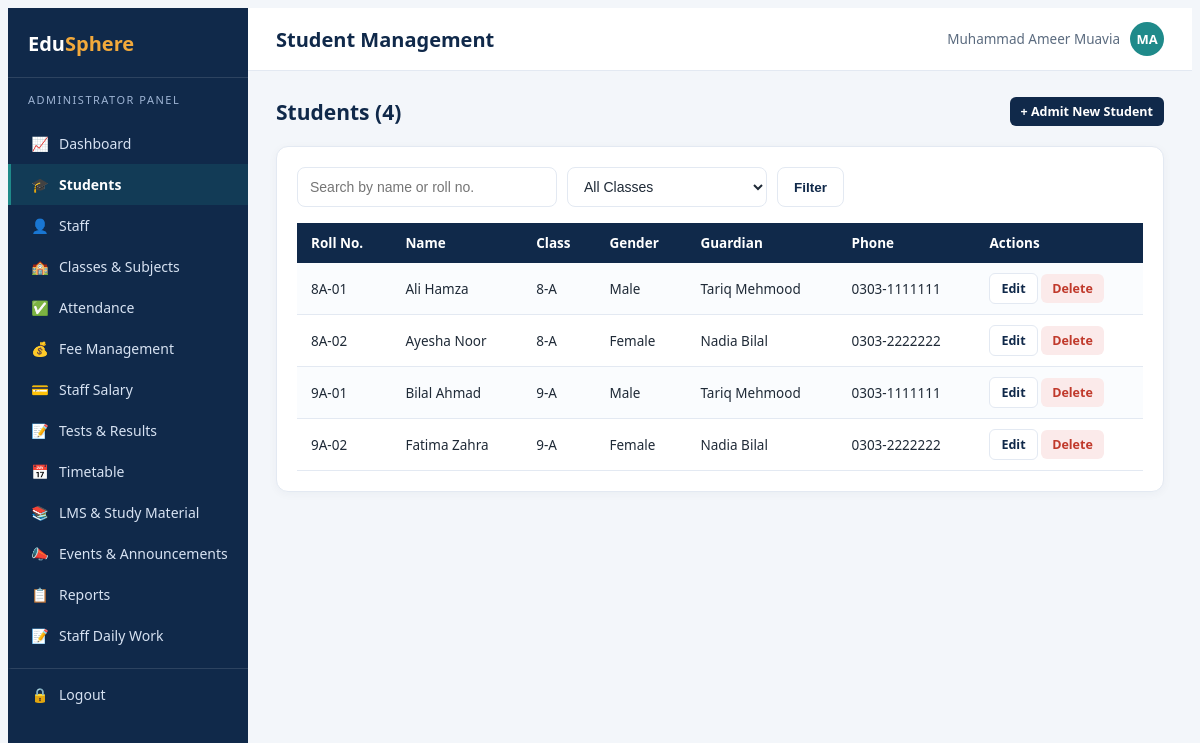
The app's page /admin/students.php (signed in) with its own data.
### tables this page shows
CREATE TABLE students (
    id INT PRIMARY KEY AUTO_INCREMENT,
    user_id INT NOT NULL,
    class_id INT NOT NULL,
    roll_no VARCHAR(20) NOT NULL,
    dob DATE,
    gender ENUM('Male','Female','Other'),
    guardian_name VARCHAR(100),
    guardian_phone VARCHAR(20),
    parent_user_id INT DEFAULT NULL,
    address VARCHAR(255),
    admission_date DATE DEFAULT (CURRENT_DATE),
    FOREIGN KEY (user_id) REFERENCES users(id) ON DELETE CASCADE,
    FOREIGN KEY (class_id) REFERENCES classes(id),
    FOREIGN KEY (parent_user_id) REFERENCES users(id) ON DELETE SET NULL
);

CREATE TABLE users (
    id INT PRIMARY KEY AUTO_INCREMENT,
    name VARCHAR(100) NOT NULL,
    email VARCHAR(100) NOT NULL UNIQUE,
    password VARCHAR(255) NOT NULL,
    role_id INT NOT NULL,
    phone VARCHAR(20),
    photo VARCHAR(255) DEFAULT NULL,
    status ENUM('active','inactive') DEFAULT 'active',
    created_at TIMESTAMP DEFAULT CURRENT_TIMESTAMP,
    FOREIGN KEY (role_id) REFERENCES roles(id)
);

CREATE TABLE classes (
    id INT PRIMARY KEY AUTO_INCREMENT,
    name VARCHAR(30) NOT NULL,
    section VARCHAR(10) NOT NULL,
    UNIQUE KEY uq_class (name, section)
);

### config/functions.php (called while the page is built, shortened)
<?php
function e($str) {
    return htmlspecialchars($str ?? '', ENT_QUOTES, 'UTF-8');
}

### admin/students.php (the view, shortened to what this page needs)
<?php
require_once '../config/db.php';
require_once '../config/functions.php';
$action = $_GET['action'] ?? 'list';
$classes = $conn->query("SELECT * FROM classes ORDER BY name, section");
$editData = null;
$search = trim($_GET['q'] ?? '');
$sql = "SELECT s.*, u.name, u.email, u.phone, c.name AS cname, c.section
        FROM students s JOIN users u ON s.user_id=u.id JOIN classes c ON s.class_id=c.id WHERE 1=1";
$sql .= " ORDER BY c.name, s.roll_no";
$students = $conn->query($sql);
include '../includes/header.php';
?>
<?php if ($action === 'add' || $action === 'edit'): ?>
    <div class="page-head">
        <h2><?= $action === 'add' ? 'Admit New Student' : 'Edit Student' ?></h2>
        <a href="students.php" class="btn btn-outline btn-sm">&larr; Back to List</a>
    </div>
    <div class="card" style="max-width:760px;">
        <?php if (!empty($errors)): foreach ($errors as $err): ?><div class="alert alert-error"><?= e($err) ?></div><?php endforeach; endif; ?>
        <form method="post">
            <?= csrf_field() ?>
            <?php if ($action === 'edit'): ?><input type="hidden" name="id" value="<?= $editData['id'] ?>"><?php endif; ?>
            <div class="form-row">
                <div class="form-group"><label>Full Name</label><input class="form-control" name="name" required value="<?= e($editData['name'] ?? '') ?>"></div>
                <div class="form-group"><label>Email</label><input type="email" class="form-control" name="email" required <?= $action === 'edit' ? 'readonly' : '' ?> value="<?= e($editData['email'] ?? '') ?>"></div>
            </div>
            <div class="form-row">
                <div class="form-group"><label>Phone</label><input class="form-control" name="phone" value="<?= e($editData['phone'] ?? '') ?>"></div>
                <div class="form-group"><label>Roll Number</label><input class="form-control" name="roll_no" required value="<?= e($editData['roll_no'] ?? '') ?>"></div>
            </div>
            <div class="form-row">
                <div class="form-group"><label>Class</label>
                    <select class="form-control" name="class_id" required>
                        <?php $classes->data_seek(0); while ($c = $classes->fetch_assoc()): ?>
                            <option value="<?= $c['id'] ?>" <?= ($editData['class_id'] ?? 0) == $c['id'] ? 'selected' : '' ?>><?= e($c['name'].' - '.$c['section']) ?></option>
                        <?php endwhile; ?>
                    </select>
                </div>
                <div class="form-group"><label>Date of Birth</label><input type="date" class="form-control" name="dob" value="<?= e($editData['dob'] ?? '') ?>"></div>
            </div>
            <div class="form-row">
                <div class="form-group"><label>Gender</label>
                    <select class="form-control" name="gender">
                        <?php foreach (['Male','Female','Other'] as $g): ?>
                            <option value="<?= $g ?>" <?= ($editData['gender'] ?? '') === $g ? 'selected' : '' ?>><?= $g ?></option>
                        <?php endforeach; ?>
                    </select>
                </div>
                <div class="form-group"><label>Guardian Name</label><input class="form-control" name="guardian_name" value="<?= e($editData['guardian_name'] ?? '') ?>"></div>
            </div>
            <div class="form-row">
                <div class="form-group"><label>Guardian Phone</label><input class="form-control" name="guardian_phone" value="<?= e($editData['guardian_phone'] ?? '') ?>"></div>
                <div class="form-group"><label>Address</label><input class="form-control" name="address" value="<?= e($editData['address'] ?? '') ?>"></div>
            </div>
            <button class="btn btn-primary" type="submit"><?= $action === 'add' ? 'Admit Student' : 'Save Changes' ?></button>
        </form>
    </div>
<?php else: ?>
    <div class="page-head">
        <h2>Students (<?= $students->num_rows ?>)</h2>
        <a href="?action=add" class="btn btn-primary btn-sm">+ Admit New Student</a>
    </div>
    <div class="card">
        <form method="get" style="display:flex;gap:10px;margin-bottom:16px;flex-wrap:wrap;">
            <input class="form-control" style="max-width:260px;" name="q" placeholder="Search by name or roll no." value="<?= e($search) ?>">
            <select class="form-control" style="max-width:200px;" name="class_id" onchange="this.form.submit()">
                <option value="0">All Classes</option>
            </select>
            <button class="btn btn-outline" type="submit">Filter</button>
        </form>
        <div class="table-wrap">
        <table class="tbl">
            <tr><th>Roll No.</th><th>Name</th><th>Class</th><th>Gender</th><th>Guardian</th><th>Phone</th><th>Actions</th></tr>
            <?php if ($students->num_rows === 0): ?>
                <tr><td colspan="7" class="text-center muted">No students found.</td></tr>
            <?php else: while ($s = $students->fetch_assoc()): ?>
                <tr>
                    <td><?= e($s['roll_no']) ?></td>
                    <td><?= e($s['name']) ?></td>
                    <td><?= e($s['cname'].'-'.$s['section']) ?></td>
                    <td><?= e($s['gender']) ?></td>
                    <td><?= e($s['guardian_name']) ?></td>
                    <td><?= e($s['guardian_phone']) ?></td>
                    <td>
                        <a href="?action=edit&id=<?= $s['id'] ?>" class="btn btn-outline btn-sm">Edit</a>
                        <a href="?action=delete&id=<?= $s['id'] ?>" class="btn btn-danger btn-sm" onclick="return confirm('Delete this student permanently?')">Delete</a>
                    </td>
                </tr>
            <?php endwhile; endif; ?>
        </table>
        </div>
    </div>
<?php endif; ?>
<?php include '../includes/footer.php'; ?>

### assets/css/style.css (style rules this page uses)
:root { --navy: #10294A; --navy-light: #1B3A63; --teal: #1F8A8A; --amber: #F2A93B; --coral: #E4572E; --blue: #2F5D8C; --bg: #F3F6FA; --text: #1F2A37; --muted: #5B6B7F; --border: #E3E9F2; }
* { box-sizing: border-box; }
body { background: var(--bg); color: var(--text); font-family: 'Segoe UI', Calibri, Arial, sans-serif; font-size: 15px; }
a { text-decoration: none; }
.card { background: #fff; border-radius: 12px; border: 1px solid var(--border); box-shadow: 0 2px 10px rgba(16,41,74,0.04); padding: 20px; }
.btn { display: inline-flex; align-items: center; gap: 6px; padding: 9px 16px; border-radius: 8px; font-size: 13.5px; font-weight: 600; border: none; cursor: pointer; text-decoration: none; }
.btn-primary { background: var(--navy); color: #fff; }
.btn-outline { background: #fff; color: var(--navy); border: 1px solid var(--border); }
.btn-sm { padding: 6px 11px; font-size: 12.5px; border-radius: 6px; }
.btn-danger { background: #fbeaea; color: #C0392B; }
.form-control { width: 100%; padding: 10px 12px; border: 1px solid var(--border); border-radius: 8px; font-size: 14px; background: #fff; color: var(--text); }
.table-wrap { overflow-x: auto; }
table.tbl { width: 100%; border-collapse: collapse; font-size: 13.5px; }
table.tbl th { background: var(--navy); color: #fff; text-align: left; padding: 11px 14px; font-weight: 600; white-space: nowrap; }
table.tbl td { padding: 10px 14px; border-bottom: 1px solid var(--border); vertical-align: middle; }
table.tbl tr:nth-child(even) td { background: #FAFCFE; }
.page-head { display: flex; justify-content: space-between; align-items: center; margin-bottom: 20px; flex-wrap: wrap; gap: 10px; }
.page-head h2 { font-size: 21px; font-weight: 700; color: var(--navy); margin: 0; }

### records on screen
students: roll_no "8A-01", user.name "Ali Hamza", class.section "8-A", gender "Male", guardian_name "Tariq Mehmood", guardian_phone "0303-1111111"
students: roll_no "8A-02", user.name "Ayesha Noor", class.section "8-A", gender "Female", guardian_name "Nadia Bilal", guardian_phone "0303-2222222"
students: roll_no "9A-01", user.name "Bilal Ahmad", class.section "9-A", gender "Male", guardian_name "Tariq Mehmood", guardian_phone "0303-1111111"
students: roll_no "9A-02", user.name "Fatima Zahra", class.section "9-A", gender "Female", guardian_name "Nadia Bilal", guardian_phone "0303-2222222"

### other values on screen
$roleLabels[$role] "ADMINISTRATOR"
$item[2] "📈"
$item[1] "Dashboard"
$item[2] "🎓"
$item[1] "Students"
$item[2] "👤"
$item[1] "Staff"
$item[2] "🏫"
$item[1] "Classes & Subjects"
$item[2] "✅"
$item[1] "Attendance"
$item[2] "💰"
$item[1] "Fee Management"
$item[2] "💳"
$item[1] "Staff Salary"
